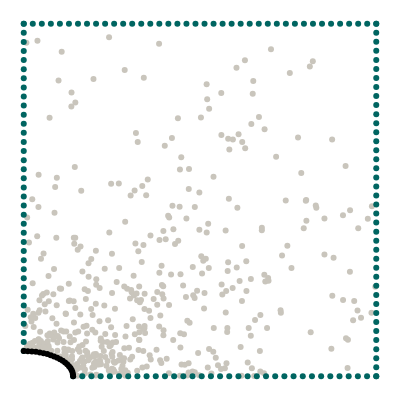

Here is the notebook cell this chart was saved with:
### Markdown cell above
## Geometry

We want to model a quarter of a plate with an elliptical hole. The domain itself is represented by collocation points, the boundaries are represented by uniformly sampled points along the perimeter.

### Code cell
import torch
from torch.optim.lr_scheduler import StepLR, ExponentialLR
import numpy as np
from scipy.stats import qmc
from plotly.express.colors import sequential
import plotly.graph_objects as go
import plotly.figure_factory as ff
from tqdm import tqdm
import matplotlib.pyplot as plt
from scipy.interpolate import interp1d


torch.set_default_dtype(torch.float64)
from global_constants import L, R, MU, LBD, N1, N2

from new_plate_elliptic_hole import Plate 

# Elliptical axis in x direction
Rx = 0.14
Ry = R**2 / Rx
# Edge samples
N = 40
# Number of collocation points
M = 500

# Epochs
pretraining_epochs = 7000
epochs = 5000
# Batch size
batch_size = 64
# Learning rate
lr = lr = 0.005
# Scheduler step width
scheduler_step = 500
# Gamma factor of scheduler
scheduler_gamma = 0.6
# Number of hidden neurons
hn = 20



def generate_radii_list(min_Ra_x, max_Ra_x, step):
    if step == 0:
        rad_x_list = [min_Ra_x, max_Ra_x]
    else:
        num_steps = int((max_Ra_x - min_Ra_x) / step) + 1
        rad_x_list = np.linspace(min_Ra_x, max_Ra_x, num_steps)
        rad_x_list = [round(rad_x, 2) for rad_x in rad_x_list]
    rad_y_list = []
    for rad_x in rad_x_list:
        rad_y_list.append(R**2 / rad_x)
    return rad_x_list, rad_y_list

def generate_multiple_plates(min_Ra_x, max_Ra_x, step_size):

    list_collo = torch.empty(0,3,requires_grad=True)
    list_top = torch.empty(0,3,requires_grad=True)
    list_right = torch.empty(0,3,requires_grad=True)
    list_left = torch.empty(0,3,requires_grad=True)
    list_bottom = torch.empty(0,3,requires_grad=True)
    list_hole = torch.empty(0,5,requires_grad=True)

    rad_x_list, rad_y_list = generate_radii_list(min_Ra_x, max_Ra_x, step_size)
    for rad_x in rad_x_list:
        p1 = Plate(rad_x, N, M)
        #data_one_plate -> [collocation, top, right, left, bottom, hole, n_hole]
        collo_points, top_points, right_points, left_points, bottom_points, hole_points = p1.generate_dataset()
        list_collo = torch.cat((list_collo, collo_points), dim=0)
        list_top = torch.cat((list_top, top_points), dim=0)
        list_right = torch.cat((list_right, right_points), dim=0)
        list_left = torch.cat((list_left, left_points), dim=0)
        list_bottom = torch.cat((list_bottom, bottom_points), dim=0)
        list_hole = torch.cat((list_hole, hole_points), dim=0)
        
    return list_collo, list_top, list_right, list_left, list_bottom, list_hole 

def generate_multiple_plates_dict(min_Ra_x, max_Ra_x):
    dict_plate_points = dict()
    tuples = [
            ("x_collo", 0, 0),
            ("y_collo", 0, 1),
            ("x_top", 1, 0),
            ("y_top", 1, 1),
            ("x_right", 2, 0),
            ("y_right", 2, 1),
            ("x_left", 3, 0),
            ("y_left", 3, 1),
            ("x_bottom", 4, 0),
            ("y_bottom", 4, 1),
            ("x_hole", 5, 0),
            ("y_hole", 5, 1),   
        ] 
    
    rad_x_list, rad_y_list = generate_radii_list(min_Ra_x, max_Ra_x, 0.01)
    for rad_x in rad_x_list:
        p1 = Plate(rad_x, N, M)
        #data_one_plate -> [collocation, top, right, left, bottom, hole, n_hole]
        data_one_plate = p1.generate_dataset()

        for tuple in tuples:
            key = tuple[0]
            dict_plate_points.setdefault(key, []).append(data_one_plate[tuple[1]][:,tuple[2]])
        #plotting one plate
        #p1.plot_plate_with_hole(*data_one_plate)
    for key in dict_plate_points: 
        #appending list of tensors to one tensor
        dict_plate_points[key] = torch.cat(dict_plate_points[key])
        print(key, "besteht aus",dict_plate_points[key].size(), "Datenpunkten")

    collo_points = torch.column_stack([dict_plate_points["x_collo"], dict_plate_points["y_collo"]])
    top_points = torch.column_stack([dict_plate_points["x_top"], dict_plate_points["y_top"]])
    right_points = torch.column_stack([dict_plate_points["x_right"], dict_plate_points["y_right"]])
    left_points = torch.column_stack([dict_plate_points["x_left"], dict_plate_points["y_left"]])
    bottom_points = torch.column_stack([dict_plate_points["x_bottom"], dict_plate_points["y_bottom"]])
    hole_points = torch.column_stack([dict_plate_points["x_hole"], dict_plate_points["y_hole"]])

    return collo_points, top_points, right_points, left_points, bottom_points, hole_points



p99 = Plate(0.14, N, M)
collocation, top, right, left, bottom, hole = p99.generate_dataset()
p99.plot_plate_with_hole(collocation, top, right, left, bottom, hole)

### Figure 1 — Plotly figure (JSON) as saved in the notebook; plotly's stock layout.template omitted (floating-point values rounded to 4 significant figures; data arrays with more than 128 entries replaced by an {"elided": "..."} marker saying what was removed)
{"data": [{"marker": {"color": "#C9C5BC"}, "mode": "markers", "type": "scatter", "x": {"elided": "500 float values"}, "y": {"elided": "500 float values"}}, {"marker": {"color": "#006561"}, "mode": "markers", "type": "scatter", "x": [0, 0.02564, 0.05128, 0.07692, 0.1026, 0.1282, 0.1538, 0.1795, 0.2051, 0.2308, 0.2564, 0.2821, 0.3077, 0.3333, 0.359, 0.3846, 0.4103, 0.4359, 0.4615, 0.4872, 0.5128, 0.5385, 0.5641, 0.5897, 0.6154, 0.641, 0.6667, 0.6923, 0.7179, 0.7436, 0.7692, 0.7949, 0.8205, 0.8462, 0.8718, 0.8974, 0.9231, 0.9487, 0.9744, 1], "y": [1, 1, 1, 1, 1, 1, 1, 1, 1, 1, 1, 1, 1, 1, 1, 1, 1, 1, 1, 1, 1, 1, 1, 1, 1, 1, 1, 1, 1, 1, 1, 1, 1, 1, 1, 1, 1, 1, 1, 1]}, {"marker": {"color": "#006561"}, "mode": "markers", "type": "scatter", "x": [0.14, 0.1661, 0.1921, 0.2182, 0.2442, 0.2703, 0.2964, 0.3224, 0.3485, 0.3745, 0.4006, 0.4267, 0.4527, 0.4788, 0.5048, 0.5309, 0.557, 0.583, 0.6091, 0.6352, 0.6612, 0.6873, 0.7133, 0.7394, 0.7655, 0.7915, 0.8176, 0.8436, 0.8697, 0.8958, 0.9218, 0.9479, 0.9739, 1], "y": [0, 0, 0, 0, 0, 0, 0, 0, 0, 0, 0, 0, 0, 0, 0, 0, 0, 0, 0, 0, 0, 0, 0, 0, 0, 0, 0, 0, 0, 0, 0, 0, 0, 0]}, {"marker": {"color": "#006561"}, "mode": "markers", "type": "scatter", "x": [0, 0, 0, 0, 0, 0, 0, 0, 0, 0, 0, 0, 0, 0, 0, 0, 0, 0, 0, 0, 0, 0, 0, 0, 0, 0, 0, 0, 0, 0, 0, 0, 0, 0, 0, 0, 0], "y": [0.07143, 0.09722, 0.123, 0.1488, 0.1746, 0.2004, 0.2262, 0.252, 0.2778, 0.3036, 0.3294, 0.3552, 0.381, 0.4067, 0.4325, 0.4583, 0.4841, 0.5099, 0.5357, 0.5615, 0.5873, 0.6131, 0.6389, 0.6647, 0.6905, 0.7163, 0.7421, 0.7679, 0.7937, 0.8194, 0.8452, 0.871, 0.8968, 0.9226, 0.9484, 0.9742, 1]}, {"marker": {"color": "#006561"}, "mode": "markers", "type": "scatter", "x": [1, 1, 1, 1, 1, 1, 1, 1, 1, 1, 1, 1, 1, 1, 1, 1, 1, 1, 1, 1, 1, 1, 1, 1, 1, 1, 1, 1, 1, 1, 1, 1, 1, 1, 1, 1, 1, 1, 1, 1], "y": [0, 0.02564, 0.05128, 0.07692, 0.1026, 0.1282, 0.1538, 0.1795, 0.2051, 0.2308, 0.2564, 0.2821, 0.3077, 0.3333, 0.359, 0.3846, 0.4103, 0.4359, 0.4615, 0.4872, 0.5128, 0.5385, 0.5641, 0.5897, 0.6154, 0.641, 0.6667, 0.6923, 0.7179, 0.7436, 0.7692, 0.7949, 0.8205, 0.8462, 0.8718, 0.8974, 0.9231, 0.9487, 0.9744, 1]}, {"marker": {"color": "black"}, "mode": "markers", "type": "scatter", "x": [0.14, 0.1395, 0.1381, 0.1357, 0.1324, 0.1282, 0.1231, 0.1172, 0.1105, 0.103, 0.09482, 0.08599, 0.07657, 0.06663, 0.05624, 0.04546, 0.03437, 0.02304, 0.01156, 8.573e-18], "y": [0, 0.005899, 0.01176, 0.01753, 0.02319, 0.02869, 0.034, 0.03907, 0.04387, 0.04838, 0.05255, 0.05637, 0.0598, 0.06282, 0.06541, 0.06756, 0.06924, 0.07045, 0.07118, 0.07143]}], "layout": {"height": 400, "margin": {"b": 0, "l": 0, "r": 0, "t": 0}, "showlegend": false, "width": 400, "xaxis": {"visible": false}, "yaxis": {"scaleanchor": "x", "visible": false}}}
